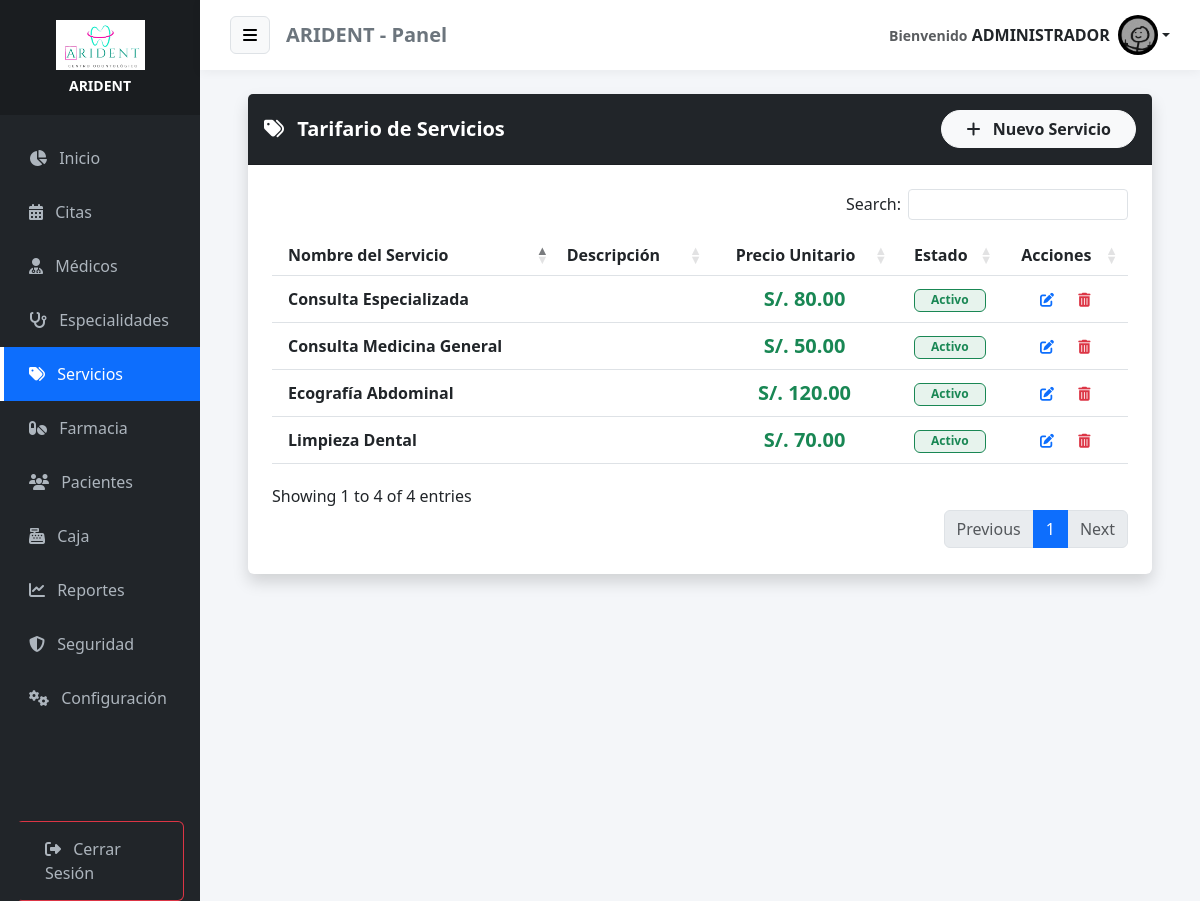
/servicios (signed in), run on the app's committed database.
### tables this page shows
CREATE TABLE IF NOT EXISTS `configuracion` (
  `id` int NOT NULL,
  `nombre_clinica` varchar(100) DEFAULT NULL,
  `direccion` varchar(255) DEFAULT NULL,
  `telefono` varchar(50) DEFAULT NULL,
  `email` varchar(100) DEFAULT NULL,
  `moneda` varchar(5) DEFAULT 'S/.',
  `logo` varchar(255) DEFAULT NULL,
  PRIMARY KEY (`id`)
);

CREATE TABLE IF NOT EXISTS `servicios` (
  `id_servicio` int NOT NULL AUTO_INCREMENT,
  `nombre_servicio` varchar(100) NOT NULL,
  `descripcion` text,
  `precio` decimal(10,2) NOT NULL,
  `estado` enum('Activo','Inactivo') DEFAULT 'Activo',
  PRIMARY KEY (`id_servicio`)
);

### app/controllers/ServicioController.php (called while the page is built, shortened)
<?php
require_once APP_ROOT . '/models/Servicio.php';
require_once APP_ROOT . '/models/Configuracion.php';
class ServicioController {
    private $servicioModel;
    private $db;
    public function __construct() {
        $database = new Database();
        $this->db = $database->connect();
        $this->servicioModel = new Servicio($this->db);
    }
    public function index() {
        $resultado = $this->servicioModel->obtenerTodos();
        $configModel = new Configuracion($this->db);
        $empresa = $configModel->obtener();
        require_once APP_ROOT . '/views/admin/servicios.php';
    }
}

### app/models/Configuracion.php (called while the page is built, shortened)
<?php
class Configuracion {
    private $conn;
    private $table = 'configuracion';
    public function __construct($db) {
        $this->conn = $db;
    }
    public function obtener() {
        $query = "SELECT * FROM " . $this->table . " WHERE id = 1";
        $stmt = $this->conn->prepare($query);
        $stmt->execute();
        return $stmt->fetch(PDO::FETCH_ASSOC);
    }
}

### app/config/Database.php (called while the page is built, shortened)
<?php
class Database {
    private $host = 'localhost';
    private $db_name = 'citas_medicas_db';
    private $username = 'root';
    private $password = '';
    public function connect() {
        $this->conn = null;
        try {
            $dsn = 'mysql:host=' . $this->host . ';dbname=' . $this->db_name . ';charset=utf8';
            $this->conn = new PDO($dsn, $this->username, $this->password);
            $this->conn->setAttribute(PDO::ATTR_ERRMODE, PDO::ERRMODE_EXCEPTION);
            $this->conn->exec("SET time_zone = '-05:00'");
        } catch(PDOException $e) {
            die('Error de conexión: ' . $e->getMessage());
        }
        return $this->conn;
    }
}

### app/models/Servicio.php (called while the page is built, shortened)
<?php
class Servicio
{
    private $conn;
    private $table = 'servicios';
    public function __construct($db)
    {
        $this->conn = $db;
    }
    public function obtenerTodos()
    {
        $sql = "SELECT * FROM {$this->table} ORDER BY nombre_servicio ASC";
        $stmt = $this->conn->prepare($sql);
        $stmt->execute();
        return $stmt->fetchAll(PDO::FETCH_ASSOC);
    }
}

### app/views/admin/servicios.php (the view, shortened to what this page needs)
<?php require_once APP_ROOT . '/views/layouts/header.php'; ?>
<?php
$moneda = '$';
if (isset($empresa) && isset($empresa['moneda'])) {
    $moneda = $empresa['moneda'];
} elseif (isset($empresa_header) && isset($empresa_header['moneda'])) {
    $moneda = $empresa_header['moneda'];
}
?>
<div class="container-fluid px-4">
    <div class="card shadow border-0 mb-4 mt-4">
        <div class="card-header bg-dark text-white d-flex justify-content-between align-items-center py-3">
            <h5 class="mb-0 fw-bold">
                <i class="fas fa-tags me-2"></i> Tarifario de Servicios
            </h5>
            <button class="btn btn-light text-dark fw-bold rounded-pill px-4"
                    data-bs-toggle="modal" data-bs-target="#modalServicio">
                <i class="fas fa-plus me-2"></i> Nuevo Servicio
            </button>
        </div>
        <div class="card-body p-4">
            <div class="table-responsive">
                <table class="table table-hover align-middle" id="tablaPro">
                    <thead class="bg-light">
                        <tr>
                            <th class="ps-3">Nombre del Servicio</th>
                            <th>Descripción</th>
                            <th class="text-center">Precio Unitario</th>
                            <th class="text-center">Estado</th>
                            <th class="text-center">Acciones</th>
                        </tr>
                    </thead>
                    <tbody>
                    <?php if (!empty($resultado) && is_array($resultado)): ?>
                        <?php foreach ($resultado as $row): ?>
                            <tr>
                                <td class="ps-3 fw-bold text-dark">
                                    <?= htmlspecialchars($row['nombre_servicio'] ?? '') ?>
                                </td>
                                <td class="text-muted small">
                                </td>
                                <td class="text-center fw-bold fs-5 text-success">
                                    <?= $moneda . ' ' . number_format((float)($row['precio'] ?? 0), 2) ?>
                                </td>
                                <td class="text-center">
                                    <?php if (($row['estado'] ?? '') === 'Activo'): ?>
                                        <span class="badge bg-success bg-opacity-10 text-success border border-success px-3">Activo</span>
                                    <?php else: ?>
                                        <span class="badge bg-secondary bg-opacity-10 text-secondary border border-secondary px-3">Inactivo</span>
                                    <?php endif; ?>
                                </td>
                                <td class="text-center">
                                    <button class="btn btn-sm btn-outline-primary border-0 me-1"
                                            data-bs-toggle="modal"
                                            data-bs-target="#modalEditar"
                                            onclick="cargarDatos(
                                                '<?= $row['id_servicio'] ?>',
                                                '<?= htmlspecialchars($row['nombre_servicio'] ?? '', ENT_QUOTES) ?>',
                                                '<?= htmlspecialchars($row['descripcion'] ?? '', ENT_QUOTES) ?>',
                                                '<?= $row['precio'] ?>',
                                                '<?= $row['estado'] ?>'
                                            )">
                                        <i class="fas fa-edit"></i>
                                    </button>
                                    <button type="button"
                                            class="btn btn-sm btn-outline-danger border-0"
                                            onclick="confirmarEliminar('<?= $row['id_servicio'] ?>')">
                                        <i class="fas fa-trash-alt"></i>
                                    </button>
                                </td>
                            </tr>
                        <?php endforeach; ?>
                    <?php endif; ?>
                    </tbody>
                </table>
            </div>
        </div>
    </div>
</div>
<?php require_once APP_ROOT . '/views/layouts/footer.php'; ?>

### app/views/layouts/header.php (shortened to what this page needs)
<?php
require_once APP_ROOT . '/config/Database.php';
require_once APP_ROOT . '/models/Configuracion.php';
$db_header = new Database();
$conn_header = $db_header->connect();
$configModel_header = new Configuracion($conn_header);
$empresa_header = $configModel_header->obtener();
$nombre_app = !empty($empresa_header['nombre_clinica']) ? $empresa_header['nombre_clinica'] : 'MediCitas';
$logo_app   = !empty($empresa_header['logo']) ? $empresa_header['logo'] : null;
$rol = $_SESSION['id_de_rol_de_usuario'] ?? 0;
$uri = $_SERVER['REQUEST_URI'];
?>
<!DOCTYPE html>
<html lang="es">
<head>
    <link href="https://cdn.jsdelivr.net/npm/bootstrap@5.3.0/dist/css/bootstrap.min.css" rel="stylesheet">
    <link rel="stylesheet" href="https://cdnjs.cloudflare.com/ajax/libs/font-awesome/6.4.0/css/all.min.css">
    <link rel="stylesheet" href="https://cdn.datatables.net/1.13.4/css/dataTables.bootstrap5.min.css">
    <link rel="stylesheet" href="https://cdn.datatables.net/buttons/2.3.6/css/buttons.bootstrap5.min.css">
    <link href="https://cdn.jsdelivr.net/npm/select2@4.1.0-rc.0/dist/css/select2.min.css" rel="stylesheet">
    <link href="https://cdn.jsdelivr.net/npm/select2-bootstrap-5-theme@1.3.0/dist/select2-bootstrap-5-theme.min.css" rel="stylesheet">
</head>
<body>
<div class="container-fluid">
    <div class="row flex-nowrap">
        <div class="col-auto col-md-3 col-xl-2 px-0 sidebar-col bg-dark" id="sidebar">
            <div class="logo-area">
                <?php if ($logo_app && file_exists(APP_ROOT . '/../public/uploads/' . $logo_app)): ?>
                    <div class="mb-2">
                        <img src="<?php echo BASE_URL; ?>/uploads/<?php echo $logo_app; ?>" class="img-fluid" style="max-height:50px;">
                    </div>
                    <h6 class="text-white mb-0 fw-bold small"><?php echo $nombre_app; ?></h6>
                <?php else: ?>
                    <h4 class="text-white mb-0">
                        <i class="fas fa-heartbeat text-primary"></i> <?php echo $nombre_app; ?>
                    </h4>
                <?php endif; ?>
            </div>
            <div class="sidebar-menu mt-3">
                <a href="<?= BASE_URL ?>/home" class="<?= strpos($uri,'home')!==false?'active':'' ?>">
                    <i class="fas fa-chart-pie me-2"></i> Inicio
                </a>
                <a href="<?= BASE_URL ?>/citas" class="<?= strpos($uri,'citas')!==false?'active':'' ?>">
                    <i class="fas fa-calendar-alt me-2"></i> Citas
                </a>
                <?php if ($rol == 1): ?>
                    <a href="<?= BASE_URL ?>/medicos" class="<?= strpos($uri,'medicos')!==false?'active':'' ?>"><i class="fas fa-user-md me-2"></i> Médicos</a>
                    <a href="<?= BASE_URL ?>/especialidades" class="<?= strpos($uri,'especialidades')!==false?'active':'' ?>"><i class="fas fa-stethoscope me-2"></i> Especialidades</a>
                    <a href="<?= BASE_URL ?>/servicios" class="<?= strpos($uri,'servicios')!==false?'active':'' ?>"><i class="fas fa-tags me-2"></i> Servicios</a>
                <?php endif; ?>
                <?php if ($rol == 1 || $rol == 4): ?>
                    <a href="<?= BASE_URL ?>/medicamentos" class="<?= strpos($uri,'medicamentos')!==false?'active':'' ?>"><i class="fas fa-pills me-2"></i> Farmacia</a>
                    <a href="<?= BASE_URL ?>/pacientes" class="<?= strpos($uri,'pacientes')!==false?'active':'' ?>"><i class="fas fa-users me-2"></i> Pacientes</a>
                    <a href="<?= BASE_URL ?>/pagos" class="<?= strpos($uri,'pagos')!==false?'active':'' ?>"><i class="fas fa-cash-register me-2"></i> Caja</a>
                <?php endif; ?>
                <?php if ($rol == 1): ?>
                    <a href="<?= BASE_URL ?>/reportes" class="<?= strpos($uri,'reportes')!==false?'active':'' ?>"><i class="fas fa-chart-line me-2"></i> Reportes</a>
                    <a href="<?= BASE_URL ?>/auditoria" class="<?= strpos($uri,'auditoria')!==false?'active':'' ?>"><i class="fas fa-shield-alt me-2"></i> Seguridad</a>
                    <a href="<?= BASE_URL ?>/configuracion" class="<?= strpos($uri,'configuracion')!==false?'active':'' ?>"><i class="fas fa-cogs me-2"></i> Configuración</a>
                <?php endif; ?>
                <div class="mt-5 pt-5 px-3">
                    <a href="<?= BASE_URL ?>/auth/logout" class="btn btn-outline-danger w-100 text-start">
                        <i class="fas fa-sign-out-alt me-2"></i> Cerrar Sesión
                    </a>
                </div>
            </div>
        </div>
        <div class="col content-col">
            <div class="top-navbar mb-4">
                <div class="d-flex align-items-center">
                    <button class="btn btn-light me-3 border" id="menu-toggle"><i class="fas fa-bars"></i></button>
                    <h5 class="m-0 text-secondary fw-bold d-none d-md-block"><?= $nombre_app ?> - Panel</h5>
                </div>
                <div class="dropdown">
                    <a class="nav-link dropdown-toggle fw-bold text-dark d-flex align-items-center" data-bs-toggle="dropdown">
                        <div class="me-2 text-end d-none d-md-block">
                            <small class="text-muted">Bienvenido</small>
                            <span><?= $_SESSION['user_name'] ?? 'Usuario' ?></span>
                        </div>
                        <?php if (!empty($_SESSION['user_avatar']) && file_exists(APP_ROOT . '/../public/uploads/' . $_SESSION['user_avatar'])): ?>
                            <img src="<?= BASE_URL ?>/uploads/<?= $_SESSION['user_avatar'] ?>" class="rounded-circle" style="width:40px;height:40px;">
                        <?php else: ?>
                            <i class="fas fa-user-circle fa-2x text-primary"></i>
                        <?php endif; ?>
                    </a>
                </div>
            </div>
            <div class="container-fluid px-4">

### app/views/layouts/header.php (style rules this page uses)
body { background-color: #f4f6f9; font-family: 'Segoe UI', sans-serif; overflow-x: hidden; }
.sidebar-col { min-height: 100vh; background: #212529; box-shadow: 2px 0 5px rgba(0,0,0,0.1); padding: 0; transition: all 0.3s; }
.logo-area { background: #1a1d20; padding: 20px 0; text-align: center; }
.sidebar-menu a { color: #adb5bd; text-decoration: none; display: block; padding: 15px 25px; border-left: 4px solid transparent; transition: 0.3s; }
.sidebar-menu a.active { background: #0d6efd; color: white; border-left-color: white; }
.content-col { padding: 0; background-color: #f4f6f9; transition: all 0.3s; }
.top-navbar { background: white; padding: 15px 30px; box-shadow: 0 2px 10px rgba(0,0,0,0.05); display: flex; justify-content: space-between; align-items: center; }

### data on the page
configuracion: logo (picture), nombre_clinica "ARIDENT", moneda "S/."
servicios: nombre_servicio "Consulta Especializada", precio "80.00", estado "Activo"
servicios: nombre_servicio "Consulta Medicina General", precio "50.00", estado "Activo"
servicios: nombre_servicio "Ecografía Abdominal", precio "120.00", estado "Activo"
servicios: nombre_servicio "Limpieza Dental", precio "70.00", estado "Activo"

### other printed values
$_SESSION['user_name'] "ADMINISTRADOR"
